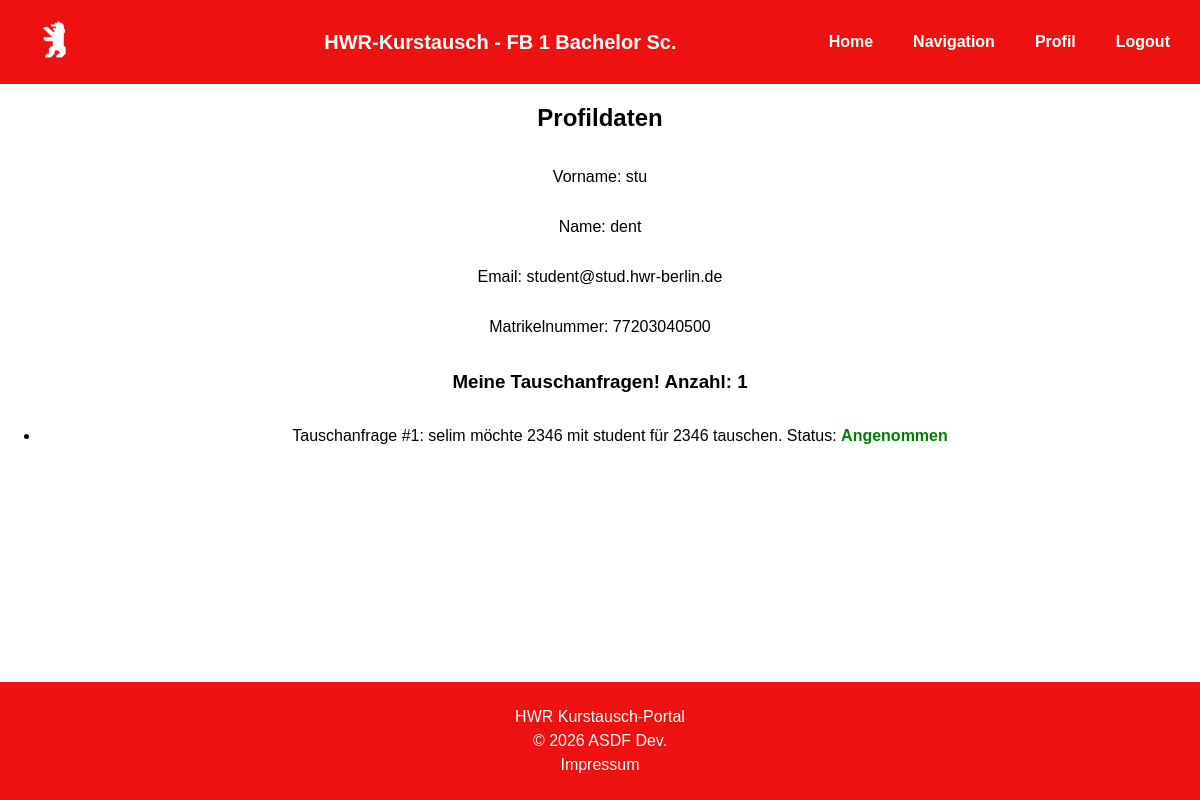
The app's page /profil (signed in) with its own data.
### tables this page shows
CREATE TABLE studenten (
        username TEXT NOT NULL PRIMARY KEY,
        matrikelnummer INTEGER NOT NULL,
        name TEXT NOT NULL,
        vorname TEXT NOT NULL,
        email TEXT,
        password TEXT NOT NULL,
        studiengang TEXT,
                   
        FOREIGN KEY (studiengang) REFERENCES studiengang(studiengang)
    );

CREATE TABLE tausch (
        tausch_id INTEGER NOT NULL PRIMARY KEY AUTOINCREMENT,
        anfrage_id INTEGER NOT NULL,
        abgabe_id INTEGER NOT NULL,
        status TEXT NOT NULL DEFAULT 'pending',
                   
        FOREIGN KEY (anfrage_id) REFERENCES anfrage(anfrage_id),
        FOREIGN KEY (abgabe_id) REFERENCES abgabe(abgabe_id)
    );

CREATE TABLE anfrage (
        anfrage_id INTEGER NOT NULL PRIMARY KEY AUTOINCREMENT,
        kurs_id INTEGER NOT NULL,
        username TEXT NOT NULL,
        zeitpunkt DATETIME DEFAULT CURRENT_TIMESTAMP,
                   
        FOREIGN KEY (kurs_id) REFERENCES kursangebot(kurs_id),
        FOREIGN KEY (username) REFERENCES student(username)
    );

CREATE TABLE abgabe (
        abgabe_id INTEGER NOT NULL PRIMARY KEY AUTOINCREMENT,
        kurs_id INTEGER NOT NULL,
        username TEXT NOT NULL,
        zeitpunkt DATETIME DEFAULT CURRENT_TIMESTAMP,
                   
        FOREIGN KEY (kurs_id) REFERENCES kursangebot(kurs_id),
        FOREIGN KEY (username) REFERENCES student(username)
    );

### app.py (the view)
@app.route("/profil")
@login_required
def profil():
    with dbcon() as connection:
        username = current_user.username
        c = connection.cursor()
        c.execute("""SELECT tausch_id, anf.username, abg.username, anf.kurs_id, abg.kurs_id, status FROM tausch t
                  JOIN anfrage anf ON t.anfrage_id = anf.anfrage_id
                  JOIN abgabe abg ON t.abgabe_id = abg.abgabe_id
                  WHERE anf.username = ? OR abg.username = ?
                  """
                  , (username,username,))
        user_tausche = c.fetchall()
    return render_template("profil.html", user_tausche=user_tausche)

### app.py (called while the page is built, shortened)
@login_manager.user_loader
def load_user(user_id):
    if not user_id or user_id== None:
        return None
    with dbcon() as connection:
        c = connection.cursor()
        c.execute("SELECT username, vorname, name, email, matrikelnummer, studiengang FROM studenten WHERE username = ?", (user_id,))
        student = c.fetchone()
        if student:
            return User(
                id=str(student[0]), # wird von flask-login gebraucht
                username=student[0],
                vorname=student[1],
                name=student[2],
                email=student[3],
                matrikelnummer=student[4],
                studiengang=student[5]
            )

### db_update.py (called while the page is built)
def dbcon():
    connection = sqlite3.connect(DB_PATH)
    return connection

### templates/profil.html (shortened to what this page needs)
{% if current_user.matrikelnummer%}
{% extends "base.html" %}
{% elif current_user.ma_id%}
{% extends "base_sb.html" %}
{%endif%}
{% block CONTENT %}
<h1>Profildaten</h1>
<p>Vorname: {{ current_user.vorname }}</p>
<p>Name: {{ current_user.name }}</p>
<p>Email: {{ current_user.email }}</p>
    {% if current_user.matrikelnummer%}
    <p>Matrikelnummer: {{ current_user.matrikelnummer }}</p>
    {%endif%}
    {% if current_user.matrikelnummer %}
    <h3>Meine Tauschanfragen! Anzahl: {{ user_tausche|length }}</h3>
     <ul>
      {% for tausch in user_tausche %}
        <li>Tauschanfrage #{{tausch[0]}}: {{tausch[1]}} möchte {{tausch[3]}} mit {{tausch[2]}} für {{tausch[4]}} tauschen.
        Status:
        {% if tausch[5] == "pending" %} <b style="color: gray;">Pending</b>
        {% elif tausch[5] == "accepted"%} <b style="color: green;">Angenommen</b>
        {% elif tausch[5] == "rejected"%} <b style="color: red;">Abgelehnt</b>
        {% else %} <b>Fehler!</b>
        {% endif %}
        </li>
      {% endfor %}
    </ul>
    {%endif%}
{% endblock %}

### static/style.css (style rules this page uses)
html, body { margin: 0; padding: 0; min-height: 100%; font-family: Bahnschrift, Arial, sans-serif; text-align: center; color:black }
body { min-height: 100vh; }
section.content > :not(header):not(footer) { flex-shrink: 0; }

### records on screen
studenten: vorname "stu", name "dent", email "student@stud.hwr-berlin.de", matrikelnummer "77203040500"
tausch: tausch_id "1", username "selim", kurs_id "2346", username "student", status "Angenommen"

### other values on screen
{{ user_tausche|length }} "1"
